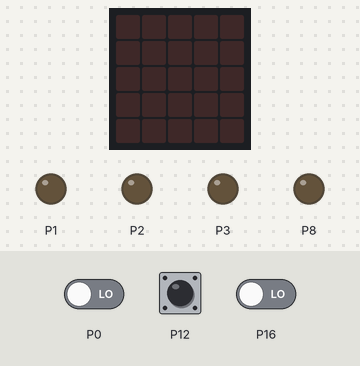
The program below on a simulated BBC micro:bit running MicroPython. Shown: the board's 5×5 LED display, output pins drawn as LEDs (lit = HIGH). The test bench sets the inputs (shaded band); at power-on: P12 LOW, P0 LOW, P16 LOW. Random numbers come from a fixed seed. At 5.2 s the program stops and its outputs stay as they are.

Above: at 1.2 s.
1.3 s: P12 pulled HIGH for 1.4 s
At 2.5 s:
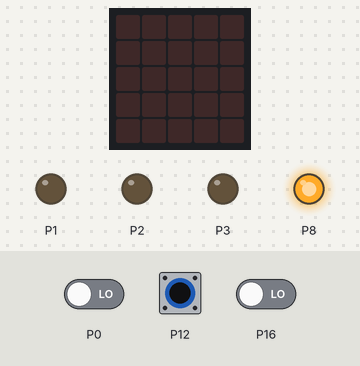
At 3.5 s:
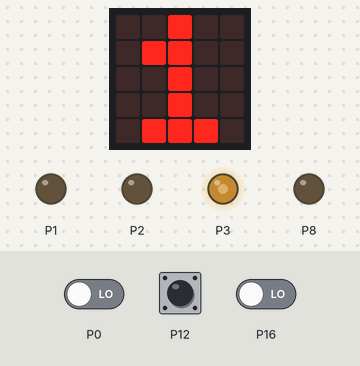
Timing chart, 0 to 5.0 s (numbered marks = the images above; inputs shaded):
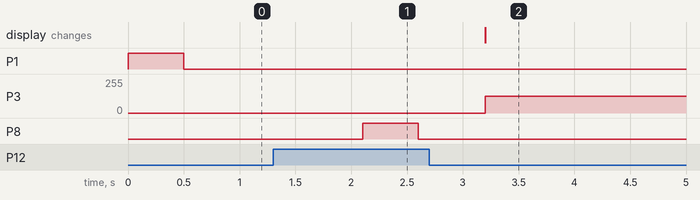

Measured:
- after the input at 1.3 s, P3: 0/255 → 125/255 after 1.9 s; P8: LOW → HIGH after 0.80 s, → LOW 0.50 s later

The program:

simon_s_game.py
```python
from microbit import *
from random import randint

arr = []

def read():
    if pin0.read_digital()==1:
        return 0
    elif pin12.read_digital()==1:
        return 1
    elif pin16.read_digital()==1:
        return 2
    else:
        return 3

def show(x):
    if x == 0:
        pin1.write_digital(1)
    elif x == 1:
        pin8.write_digital(1)
    elif x == 2:
        pin2.write_digital(1)
    sleep(500)
    pin1.write_digital(0)
    pin8.write_digital(0)
    pin2.write_digital(0)
    sleep(500)

failed = False
while not failed:
    arr.append(randint(0,2))
    for i in arr:
        show(i)
    for i in arr:
        cin = 3
        while cin== 3:
            cin = read()
            show(cin)
            sleep(100)
        if cin != i:
            failed = True
            pin3.write_analog(500)
            display.show(str(len(arr)))
            break
    sleep(2000)
```
